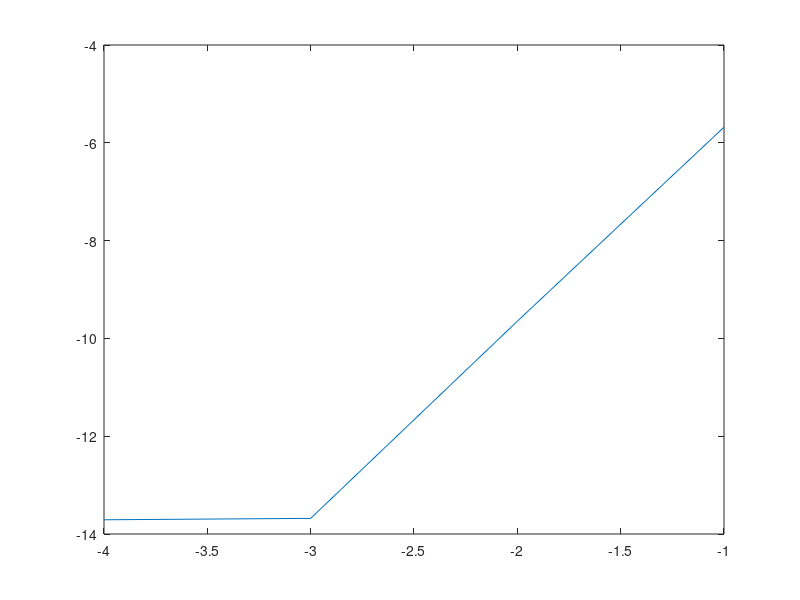

Write MATLAB code to recreate this figure.
% diferenciação numérica com Euler
format short
% L = 10;
% f0 = 1;
% f = [f0];
% h = 10^-6;
% F = @(x) exp(x);
% 
% x = [0:h:L];
% for i = 1: L/h 
%    f1 = (h + 1) * f0;
%    f = [f f1];
%    f0 = f1; 
% end    
% plot( x, f,'*y', x, F(x), '*k')
% erro = max(abs( f-F(x)))


% V = [];
% L = 1;
% Vh=[];
% f0 = 1;
% F = @(x) exp(x);
% h = 1;
% for i = 1:4
%     f = [f0];
%     h = h/10;
% x = [0:h:L];
% for i = 1: L/h 
%    f1 = (h + 1) * f0;
%    f = [f f1];
%    f0 = f1; 
% end 
% erro = max(abs(f-F(x)));
% V = [V erro];
% Vh = [Vh h];
% end
% plot(log10(Vh),log10(V))

V = [];
Vh = [];
yy0 = 1;
L = 1;
f = @(x) exp(x);
h = 1;
x = [0:0.1:1000];


for i = 1: 4
    y0 = yy0;
    g = [y0];
    h = h/10;
    for j = 1: L/h
        k1 = y0;
        k2 = y0 + h*k1/2;
        k3 = y0 + h * k2/2;
        k4 = y0 + h * k3;
        f1 = y0 + h*(k1 + 2 * k2 +2 * k3 + k4) / 6;
        g = [g f1];
        y0 = f1;
        x = [0:h:L];
    end
   
    erro = max(abs(g - f(x)));
    V = [V erro];
    Vh = [Vh h];
end

plot(x,f(x))
plot(log10(Vh), log10(V))
